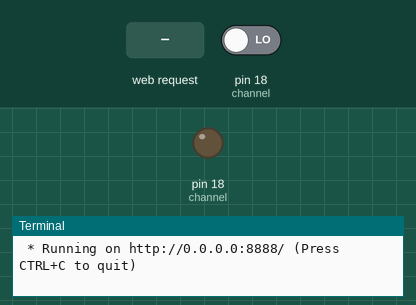
A program run on a simulated Raspberry Pi (header pin numbers). Parts: output pins drawn as LEDs (lit = HIGH), the last lines printed to the terminal. Inputs (shaded band) come from the test bench; at power-on: pin 18 (channel) LOW. The clock reads 2024-03-15 10:24:30 at power-on unless the program sets it.

Above: at 1.2 s.
1.3 s: HTTP request for / received
2.8 s: HTTP request for /tmp_info received
At 5.0 s:
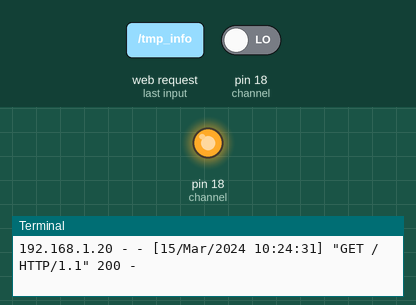
Timing chart, 0 to 6.5 s (numbered marks = the images above; inputs shaded):
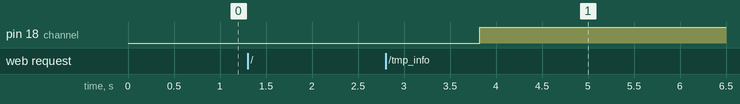

The program:

start.py
```python
from flask import Flask, render_template, jsonify
from tmpg import get_temp

app = Flask(__name__)

@app.route("/")
def index():

    return render_template("index.html")

@app.route("/tmp_info", methods=['GET', 'POST'])
def tmp_info():

	tmp, hum = get_temp()
	tmp_info = {'tmp': tmp, 'hum': hum}
	return jsonify(tmp_info)


if __name__=="__main__":
    app.run(host='0.0.0.0', port=8888, debug=True)
```

tmpg.py
```python
#!/usr/bin/python

import RPi.GPIO as GPIO
import time
import requests
import json

def DHT11():
  channel = 18
  data = []
  j = 0

  GPIO.setmode(GPIO.BOARD)
  time.sleep(1)
  GPIO.setup(channel, GPIO.OUT)
  GPIO.output(channel, GPIO.LOW)
  time.sleep(0.02)
  GPIO.output(channel, GPIO.HIGH)
  GPIO.setup(channel, GPIO.IN)

  while GPIO.input(channel) == GPIO.LOW:
       continue

  while GPIO.input(channel) == GPIO.HIGH:
       continue

  while j < 40:
       k = 0
       while GPIO.input(channel) == GPIO.LOW:
           continue

       while GPIO.input(channel) == GPIO.HIGH:
           k += 1
           if k > 100:
               break
       if k < 25:
           data.append(0)
       else:
           data.append(1)

       j += 1


  humidity_bit = data[0:8]
  humidity_point_bit = data[8:16]
  temperature_bit = data[16:24]
  temperature_point_bit = data[24:32]
  check_bit = data[32:40]

  global humidity
  global temperature
  global check
  humidity_point = 0
  temperature_point = 0
  check = 0
  temperature = 0
  humidity = 0

  for i in range(8):
       humidity += humidity_bit[i] * 2 ** (7 - i)
       humidity_point += humidity_point_bit[i] * 2 ** (7 - i)
       temperature += temperature_bit[i] * 2 ** (7 - i)
       temperature_point += temperature_point_bit[i] * 2 ** (7 - i)
       check += check_bit[i] * 2 ** (7 - i)

  global tmp
  tmp = humidity + humidity_point + temperature + temperature_point
  GPIO.cleanup()
  return temperature, humidity

def get_temp():

  x, y = DHT11()
  while check != tmp or tmp == 0:
    x, y = DHT11()
  return x, y
```

Measured:
- after the input at 2.8 s, pin 18 (channel): LOW → HIGH after 1.0 s
